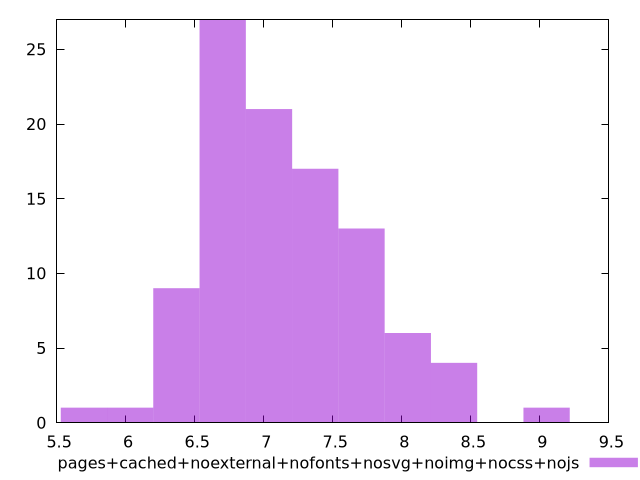

The gnuplot source for this figure:
$_pagesCachedNoexternalNofontsNosvgNoimgNocssNojs <<EOF
7.708337871211715 13
6.702902496705839 27
7.373192746376423 17
7.038047621541131 21
8.378628120882299 4
6.367757371870547 9
9.048918370552883 1
8.043482996047008 6
5.6974671221999635 1
6.032612247035256 1
EOF
set key outside below
set terminal pngcairo
set output "report_00006_2020-11-02T20-21-41.718Z/bootup-time/pages+cached+noexternal+nofonts+nosvg+noimg+nocss+nojs//raw_hist.png"
set yrange [0:27]
set boxwidth 0.33514512483529196
set style fill transparent solid 0.5 noborder
plot $_pagesCachedNoexternalNofontsNosvgNoimgNocssNojs title "pages+cached+noexternal+nofonts+nosvg+noimg+nocss+nojs" with boxes ,
